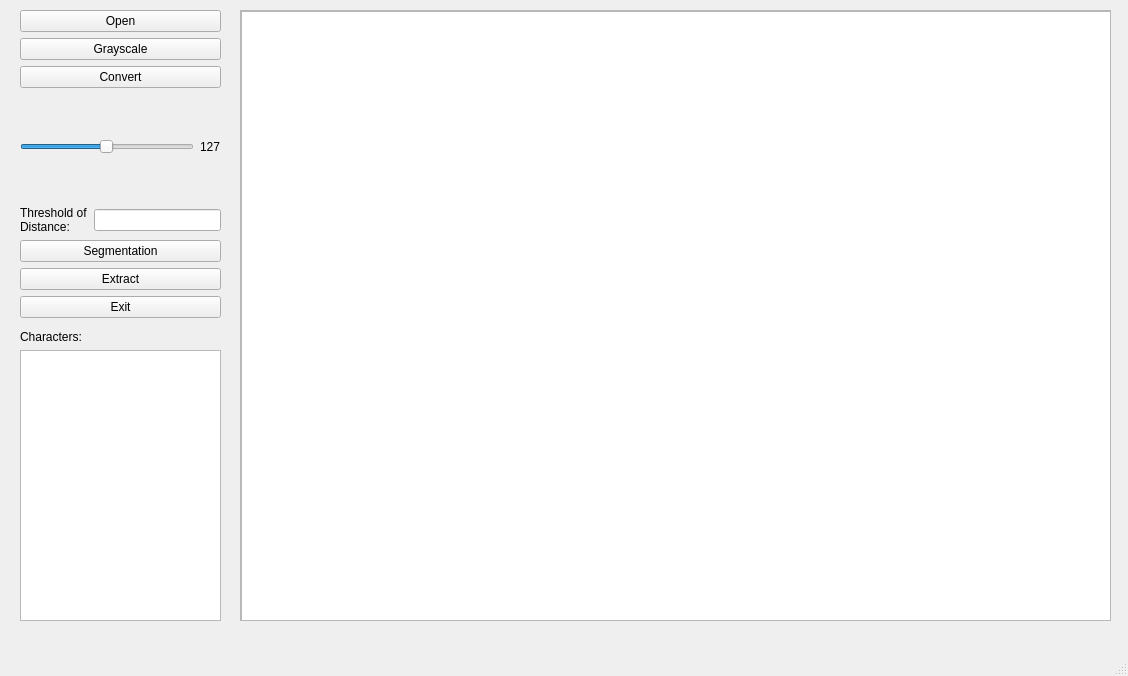
<?xml version="1.0" encoding="UTF-8"?>
<ui version="4.0">
 <class>MainWindow</class>
 <widget class="QMainWindow" name="MainWindow">
  <property name="geometry">
   <rect>
    <x>0</x>
    <y>0</y>
    <width>1128</width>
    <height>676</height>
   </rect>
  </property>
  <property name="windowTitle">
   <string>MainWindow</string>
  </property>
  <widget class="QWidget" name="centralwidget">
   <widget class="QWidget" name="verticalLayoutWidget">
    <property name="geometry">
     <rect>
      <x>20</x>
      <y>10</y>
      <width>201</width>
      <height>308</height>
     </rect>
    </property>
    <layout class="QVBoxLayout" name="verticalLayout">
     <item>
      <widget class="QPushButton" name="open_btn">
       <property name="text">
        <string>Open</string>
       </property>
      </widget>
     </item>
     <item>
      <layout class="QVBoxLayout" name="verticalLayout_3">
       <item>
        <widget class="QPushButton" name="grayscale_btn">
         <property name="text">
          <string>Grayscale</string>
         </property>
        </widget>
       </item>
       <item>
        <widget class="QPushButton" name="convert_btn">
         <property name="text">
          <string>Convert</string>
         </property>
        </widget>
       </item>
       <item>
        <layout class="QHBoxLayout" name="horizontalLayout_3">
         <item>
          <widget class="QSlider" name="binary_threshold_slider">
           <property name="maximum">
            <number>255</number>
           </property>
           <property name="value">
            <number>127</number>
           </property>
           <property name="orientation">
            <enum>Qt::Horizontal</enum>
           </property>
          </widget>
         </item>
         <item>
          <widget class="QLabel" name="threshold_label">
           <property name="text">
            <string>127</string>
           </property>
          </widget>
         </item>
        </layout>
       </item>
      </layout>
     </item>
     <item>
      <layout class="QHBoxLayout" name="horizontalLayout">
       <item>
        <widget class="QLabel" name="label">
         <property name="text">
          <string>Threshold of 
Distance:</string>
         </property>
        </widget>
       </item>
       <item>
        <widget class="QLineEdit" name="thre_dist_ledit"/>
       </item>
      </layout>
     </item>
     <item>
      <widget class="QPushButton" name="segmentation_btn">
       <property name="text">
        <string>Segmentation</string>
       </property>
      </widget>
     </item>
     <item>
      <widget class="QPushButton" name="extract_btn">
       <property name="text">
        <string>Extract</string>
       </property>
      </widget>
     </item>
     <item>
      <widget class="QPushButton" name="exit_btn">
       <property name="text">
        <string>Exit</string>
       </property>
      </widget>
     </item>
    </layout>
   </widget>
   <widget class="QScrollArea" name="scrollArea">
    <property name="geometry">
     <rect>
      <x>240</x>
      <y>10</y>
      <width>871</width>
      <height>611</height>
     </rect>
    </property>
    <property name="widgetResizable">
     <bool>true</bool>
    </property>
    <widget class="QWidget" name="scrollAreaWidgetContents">
     <property name="geometry">
      <rect>
       <x>0</x>
       <y>0</y>
       <width>869</width>
       <height>609</height>
      </rect>
     </property>
     <widget class="QGraphicsView" name="image_gview">
      <property name="geometry">
       <rect>
        <x>0</x>
        <y>0</y>
        <width>871</width>
        <height>611</height>
       </rect>
      </property>
     </widget>
    </widget>
   </widget>
   <widget class="QWidget" name="verticalLayoutWidget_2">
    <property name="geometry">
     <rect>
      <x>20</x>
      <y>330</y>
      <width>201</width>
      <height>291</height>
     </rect>
    </property>
    <layout class="QVBoxLayout" name="verticalLayout_2">
     <item>
      <widget class="QLabel" name="label_2">
       <property name="text">
        <string>Characters:</string>
       </property>
      </widget>
     </item>
     <item>
      <widget class="QListView" name="characters_list"/>
     </item>
    </layout>
   </widget>
  </widget>
  <widget class="QMenuBar" name="menubar">
   <property name="geometry">
    <rect>
     <x>0</x>
     <y>0</y>
     <width>1128</width>
     <height>22</height>
    </rect>
   </property>
  </widget>
  <widget class="QStatusBar" name="statusbar"/>
 </widget>
 <resources/>
 <connections/>
</ui>
